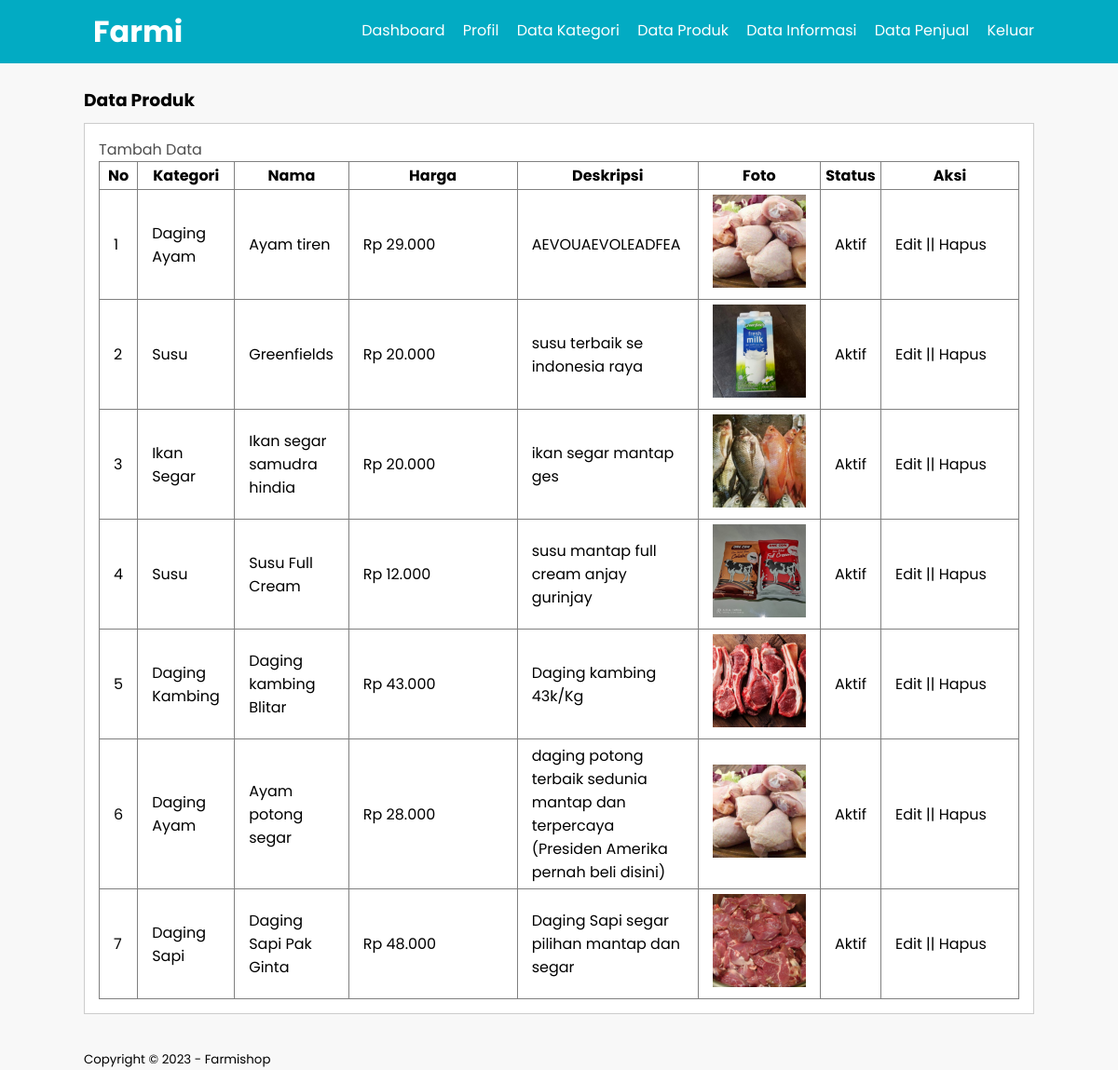
The page /data-produk.php (signed in) on the database its author committed.
### tables this page shows
CREATE TABLE `product` (
  `id_product` int(11) NOT NULL,
  `id_category` int(11) NOT NULL,
  `name_product` varchar(100) NOT NULL,
  `price_product` int(11) NOT NULL,
  `desc_product` text NOT NULL,
  `img_product` varchar(100) NOT NULL,
  `status_product` varchar(11) NOT NULL,
  `date_created` timestamp NOT NULL DEFAULT current_timestamp()
);

CREATE TABLE `category` (
  `id_category` int(11) NOT NULL,
  `name_category` varchar(25) NOT NULL
);

### data-produk.php (the view, shortened to what this page needs)
<?php
include('db.php');
?>
<!DOCTYPE html>
<html lang="en">
<head>
    <link rel="stylesheet" href="css/style.css">
</head>
<body>
    <header>
        <div class="container">
            <h1><a href="dashboard.php">Farmi</a></h1>
            <ul>
                <li><a href="dashboard.php">Dashboard</a></li>
                <li><a href="profil.php">Profil</a></li>
                <li><a href="data-kategori.php">Data Kategori</a></li>
                <li><a href="data-produk.php">Data Produk</a></li>
                <li><a href="data-info.php">Data Informasi</a></li>
                <li><a href="data-seller.php">Data Penjual</a></li>
                <li><a href="login.php">Keluar</a></li>
            </ul>
        </div>
    </header>
    <div class="section">
        <div class="container">
            <h3>Data Produk</h3>
            <div class="box">
                <p><a href="tambah-produk.php">Tambah Data</a></p>
                <table border="1" cellspacing="0" class="table">
                    <thead>
                        <tr>
                            <th>No</th>
                            <th>Kategori</th>
                            <th>Nama</th>
                            <th>Harga</th>
                            <th>Deskripsi</th>
                            <th>Foto</th>
                            <th>Status</th>
                            <th width="15%">Aksi</th>
                        </tr>
                    </thead>
                    <tbody>
                        <?php
                            $no = 1;
                            $produk = mysqli_query($conn, "SELECT * FROM product ORDER BY id_product DESC");
                            if(mysqli_num_rows($produk) > 0){
                            while($row = mysqli_fetch_array($produk)){
                                $category = mysqli_query($conn, "SELECT name_category FROM category WHERE id_category = '{$row['id_category']}'");
                                $categoryname = mysqli_fetch_array($category);
                        ?>
                        <tr>
                            <td><?php echo $no++ ?></td>
                            <td><?php echo $categoryname['name_category']; ?></td>
                            <td><?php echo $row['name_product']?></td>
                            <td width="150px">Rp <?php echo number_format($row['price_product'], 0, ',', '.')?></td>
                            <td><?php echo $row['desc_product']?></td>
                            <td><img src="produk/<?php echo $row['img_product']?>" width="100px"></td>
                            <td><?php echo $row['status_product']?></td>
                            <td>
                            <a href="edit-produk.php?id=<?php echo $row['id_product'] ?>">Edit</a> || <a
                                        href="hapus-produk.php?id=<?php echo $row['id_product'] ?>"
                                        onclick="return confirm('Yakin Ingin Menghapus?')">Hapus</a>
                            </td>
                        </tr>
                    <?php }}else{ ?>
                        <tr>
                            <td colspan="8">Tidak ada data</td>
                    </tr>
                    <?php } ?>
                    </tbody>
                </table>
            </div>
        </div>
    </div>
    <footer>
        <div class="container">
            <small>Copyright &copy; 2023 - Farmishop</small>
        </div>
    </footer>
</body>
</html>

### css/style.css (style rules this page uses)
* { padding: 0; margin: 0; font-family: 'Poppins',sans-serif; }
body { background-color: #f8f8f8; }
a { color: inherit; text-decoration: none; }
header { background-color: #02ABC3; color: #fff; }
header h1 { float: left; padding: 10px; }
header ul { float: right; }
header ul li { display: inline-block; }
header ul li a { padding: 20px 0 20px 15px; display: inline-block; }
.container { width: 85%; margin: 0 auto; }
.container:after { content: ''; display: block; clear: both; }
.section { padding: 25px 0; }
.box { background-color: #fff; border: 1px solid #ccc; padding: 15px; box-sizing: border-box; margin: 10px 0; }
.box::after { content: ''; display: block; clear: both; }
.table { width: 100%; border-collapse: collapse; }
.table tr { height: 30px; }
.table tr td { padding: 5px 15px; }
.container p { color: rgb(77, 77, 77); }

### rows shown on the page
product: id_category.name_category "Daging Ayam", name_product "Ayam tiren", price_product "29.000", desc_product "AEVOUAEVOLEADFEA", img_product (picture), status_product "Aktif"
product: id_category.name_category "Susu", name_product "Greenfields", price_product "20.000", desc_product "susu terbaik se indonesia raya", img_product (picture), status_product "Aktif"
product: id_category.name_category "Ikan Segar", name_product "Ikan segar samudra hindia", price_product "20.000", desc_product "ikan segar mantap ges", img_product (picture), status_product "Aktif"
product: id_category.name_category "Susu", name_product "Susu Full Cream", price_product "12.000", desc_product "susu mantap full cream anjay gurinjay", img_product (picture), status_product "Aktif"
product: id_category.name_category "Daging Kambing", name_product "Daging kambing Blitar", price_product "43.000", desc_product "Daging kambing 43k/Kg", img_product (picture), status_product "Aktif"
product: id_category.name_category "Daging Ayam", name_product "Ayam potong segar", price_product "28.000", desc_product "daging potong terbaik sedunia mantap dan terpercaya (Presiden Amerika pernah beli disini)", img_product (picture), status_product "Aktif"
product: id_category.name_category "Daging Sapi", name_product "Daging Sapi Pak Ginta", price_product "48.000", desc_product "Daging Sapi segar pilihan mantap dan segar", img_product (picture), status_product "Aktif"
